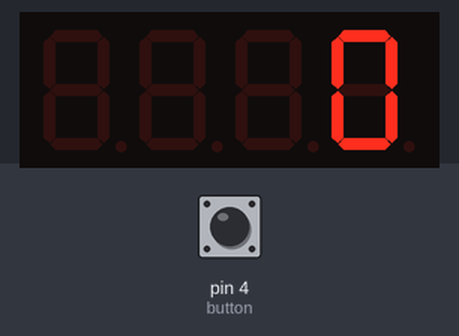
This sketch was run on a simulated Arduino Uno, built with avr-gcc and run on an emulated ATmega328P. Shown: 4-digit seven-segment display. The test bench sets the inputs (shaded band); at power-on: pin 4 (button) HIGH.

Above: at 1.2 s.
1.3 s: pin 4 (button) pulled LOW for 3.2 s
At 2.8 s:
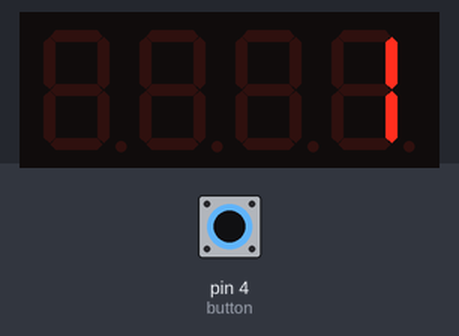
At 4.7 s:
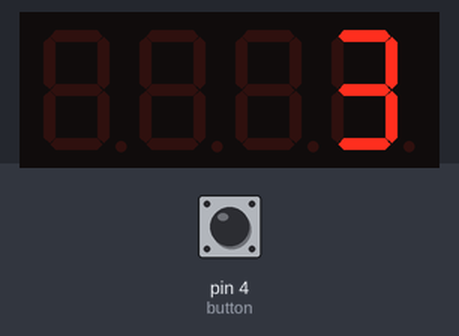
Timing chart, 0 to 6.2 s (numbered marks = the images above; inputs shaded):
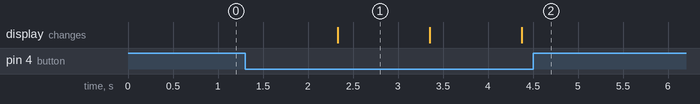

Measured:
- after the input at 1.3 s, the display: changes after 1.0 s (image 1)
- what the display in image 1 shows lasts 1.1 s, from 2.3 s to 3.4 s

The sketch:

latestversion0224_copy_20240209144958.ino
```cpp
#include <Arduino.h>
#include <TM1637Display.h>

#define CLK 2
#define DIO 0 //3 für uno
TM1637Display display(CLK, DIO);
const int button = 4; //1 für uno
int buttonstate,counter,test;

void setup()
  {
    pinMode(button, INPUT_PULLUP);
    buttonstate = 1;
    display.setBrightness(0x0f);
  }

void loop()
  { display.showNumberDec(0, false);
    buttonstate = digitalRead(button);

  if (buttonstate == 0) //if the button is pressed
    {
    test=1;
    delay(1000);
    counter=0; // initialize the timer to 0
  while(test==1)
    {
    counter++;// increment the counter
    display.showNumberDec(counter, false);
    delay(1000);
    buttonstate = digitalRead(button);
  if (buttonstate == 1) //if the button is released
    {
    test=0;// stop the clock
    buttonstate = digitalRead(button);
    delay(6000);
    counter=0;
    display.showNumberDec(counter, false);
}
}
}
}
```
